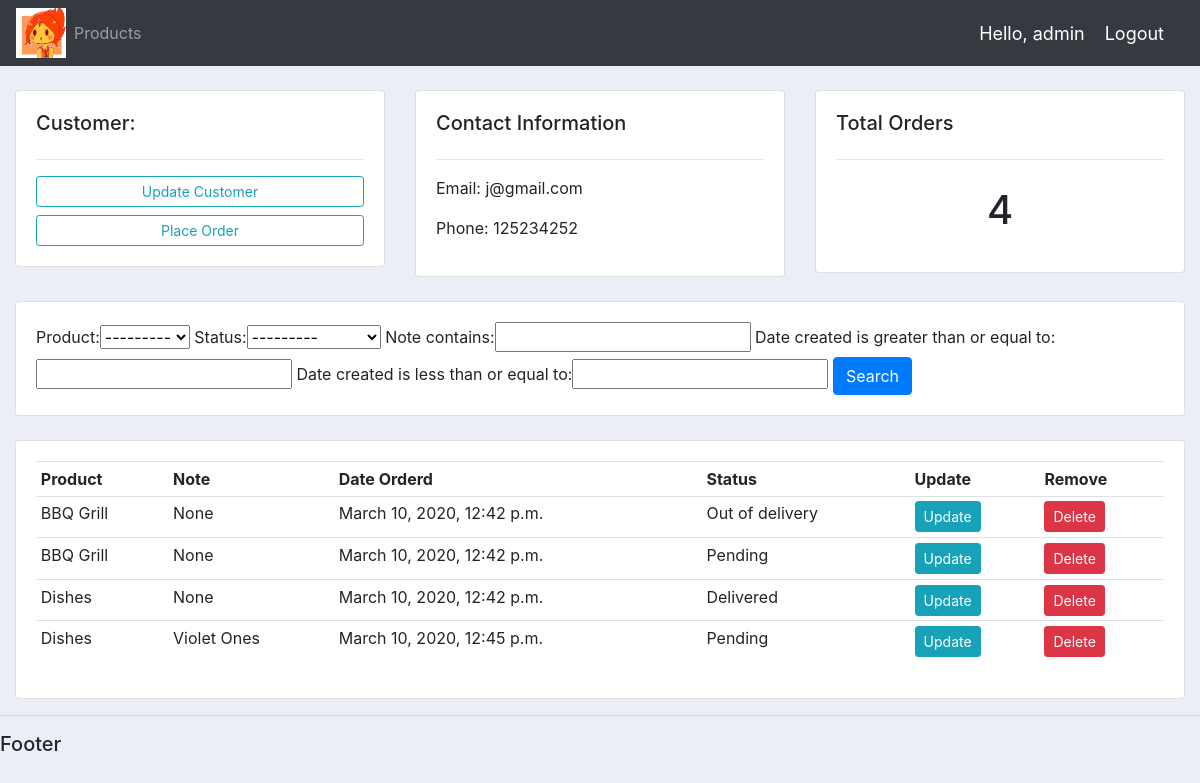
/customer/2 (signed in), run on the app's committed database.
### accounts/models.py (models this page shows, shortened)
class Customer(models.Model):
    name = models.CharField(max_length=30, null=True)
    phone = models.CharField(max_length=20, null=True)
    email = models.CharField(max_length=60, null=True)
    date_created = models.DateTimeField(auto_now_add=True, null=True)

class Order(models.Model):
    STATUS = (
        ("Pending", "Pending"),
        ("Out of delivery", "Out of delivery"),
        ("Delivered", "Delivered"),
    )
    customer = models.ForeignKey(
        Customer, null=True, on_delete=models.SET_NULL
    )
    product = models.ForeignKey(Product, null=True, on_delete=models.SET_NULL)
    date_created = models.DateTimeField(auto_now_add=True, null=True)
    status = models.CharField(max_length=200, null=True, choices=STATUS)
    note = models.CharField(max_length=1000, null=True)

class Product(models.Model):
    CATEGORY = (("Indoor", "Indoor"), ("Outdoor", "Outdoor"))
    name = models.CharField(max_length=200, null=True)
    price = models.FloatField(null=True)
    category = models.CharField(max_length=200, null=True, choices=CATEGORY)
    description = models.CharField(max_length=200, null=True, blank=True)
    date_created = models.DateTimeField(auto_now_add=True, null=True)
    tags = models.ManyToManyField(Tag)
    def __str__(self):
        return self.name

### accounts/views.py (the view)
# urls.py: path("customer/<str:pk>", views.customer, name="customer"),
@login_required(login_url="login")
def customer(req, pk):
    customer = Customer.objects.get(id=pk)
    orders = customer.order_set.all()
    order_count = orders.count()
    myFilter = OrderFilter(req.GET, queryset=orders)
    orders = myFilter.qs
    context = {
        "customer": customer,
        "orders": orders,
        "order_count": order_count,
        "myFilter": myFilter,
    }
    return render(req, "accounts/customer.html", context)

### templates/accounts/customer.html
{% extends 'base.html' %} {% block content %}
<br />
<div class="row">
    <div class="col-md">
        <div class="card card-body">
            <h5>Customer:</h5>
            <hr />
            <a class="btn btn-outline-info  btn-sm btn-block" href=""
                >Update Customer</a
            >
            <a class="btn btn-outline-info  btn-sm btn-block" href="{% url 'create_order' customer.id%}"
                >Place Order</a
            >
        </div>
    </div>
    <div class="col-md">
        <div class="card card-body">
            <h5>Contact Information</h5>
            <hr />
            <p>Email: {{ customer.email }}</p>
            <p>Phone: {{ customer.phone }}</p>
        </div>
    </div>
    <div class="col-md">
        <div class="card card-body">
            <h5>Total Orders</h5>
            <hr />
            <h1 style="text-align: center;padding: 10px">{{ order_count }}</h1>
        </div>
    </div>
</div>
<br />
<div class="row">
    <div class="col">
        <div class="card card-body">
            <form method="get">
                {{ myFilter.form }}
                <button class="btn btn-primary" type="submit">Search</button>
            </form>
        </div>
    </div>
</div>
<br />
<div class="row">
    <div class="col-md">
        <div class="card card-body">
            <table class="table table-sm">
                <tr>
                    <th>Product</th>
                    <th>Note</th>
                    <th>Date Orderd</th>
                    <th>Status</th>
                    <th>Update</th>
                    <th>Remove</th>
                </tr>
                {% for order in orders %}
                    <tr>
                        <td>{{order.product.name}}</td>
                        <td>{{order.note}}</td>
                        <td>{{order.date_created}}</td>
                        <td>{{order.status}}</td>
                        <td><a class="btn btn-sm btn-info" href="{% url 'update_order' order.id %}">Update</a></td>
                        <td><a class="btn btn-sm btn-danger" href="{% url 'delete_order' order.id %}" >Delete</a></td>
                    </tr>
                {% endfor %}
            </table>
        </div>
    </div>
</div>
{% endblock %}

### templates/partials/_navbar.html (shortened to what this page needs)
{% load static %}
<nav class="navbar navbar-expand-lg navbar-dark bg-dark">
    <a href="{% url 'home' %}">
        <img
            src="{% static 'images/logo.jpg' %}"
            alt="Logo"
            width="50"
            height="50"
        />
    </a>
    <div class="collapse navbar-collapse" id="navbarNavAltMarkup">
        <div class="navbar-nav">
            <a class="nav-item nav-link" href="{% url 'products' %}">Products</a>
        </div>
    </div>
    <span class="hello-msg">Hello, {{ request.user }}</span>
    <span><a class="hello-msg" href=" {% url 'logout' %}">Logout</a></span>
</nav>

### static/css/base.css (style rules this page uses)
body { background-color: #ebeff5; }

### templates/partials/_navbar.html (style rules this page uses)
.hello-msg { font-size: 18px; color: #fff; margin-right: 20px; }

### data on the page
Customer: email "j@gmail.com", phone "125234252"
Order: product.name "BBQ Grill", note "None", date_created "March 10, 2020, 12:42 p.m.", status "Out of delivery"
Order: product.name "BBQ Grill", note "None", date_created "March 10, 2020, 12:42 p.m.", status "Pending"
Order: product.name "Dishes", note "None", date_created "March 10, 2020, 12:42 p.m.", status "Delivered"
Order: product.name "Dishes", note "Violet Ones", date_created "March 10, 2020, 12:45 p.m.", status "Pending"

### other printed values
{{ request.user }} "admin"
{{ order_count }} "4"
